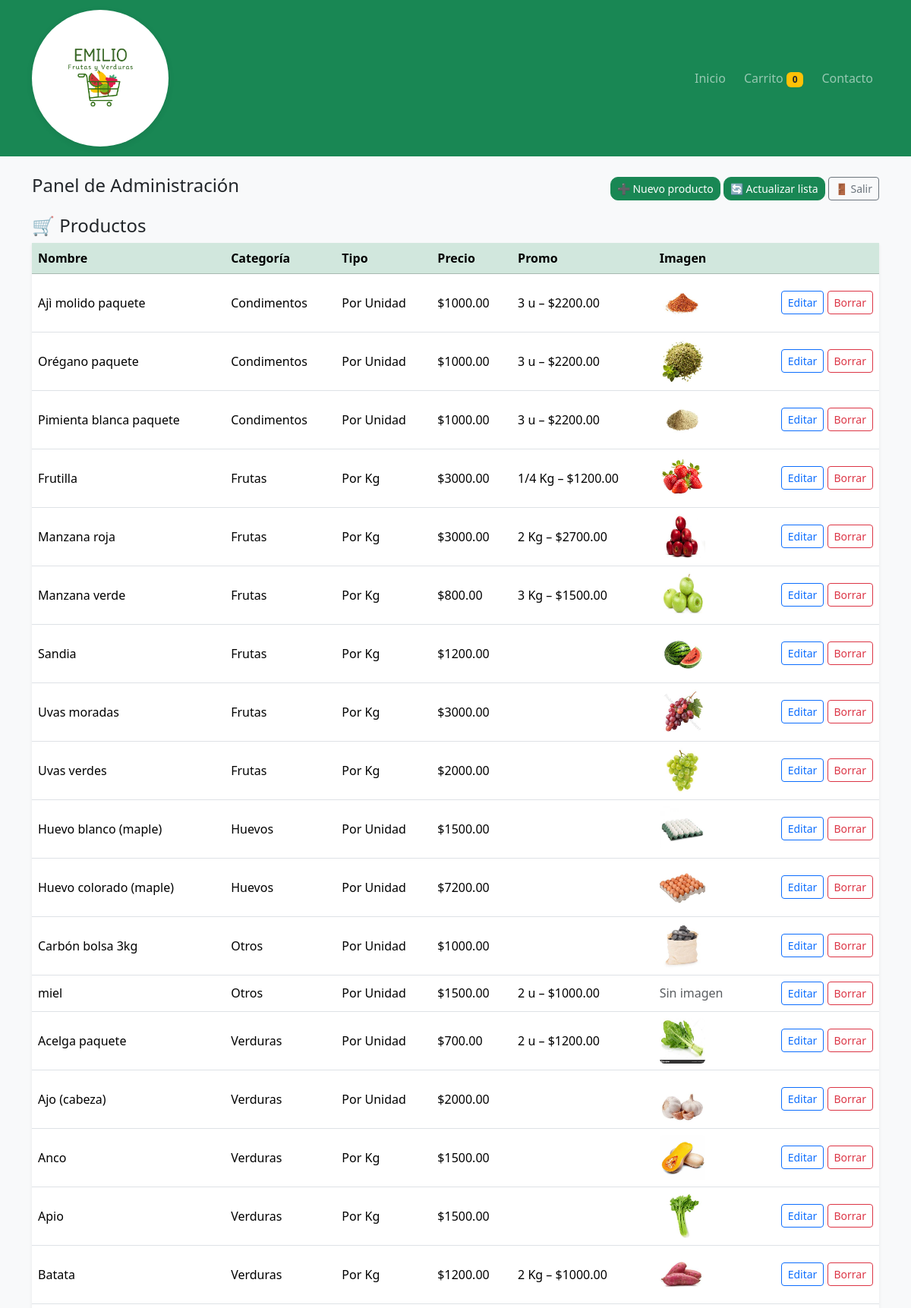
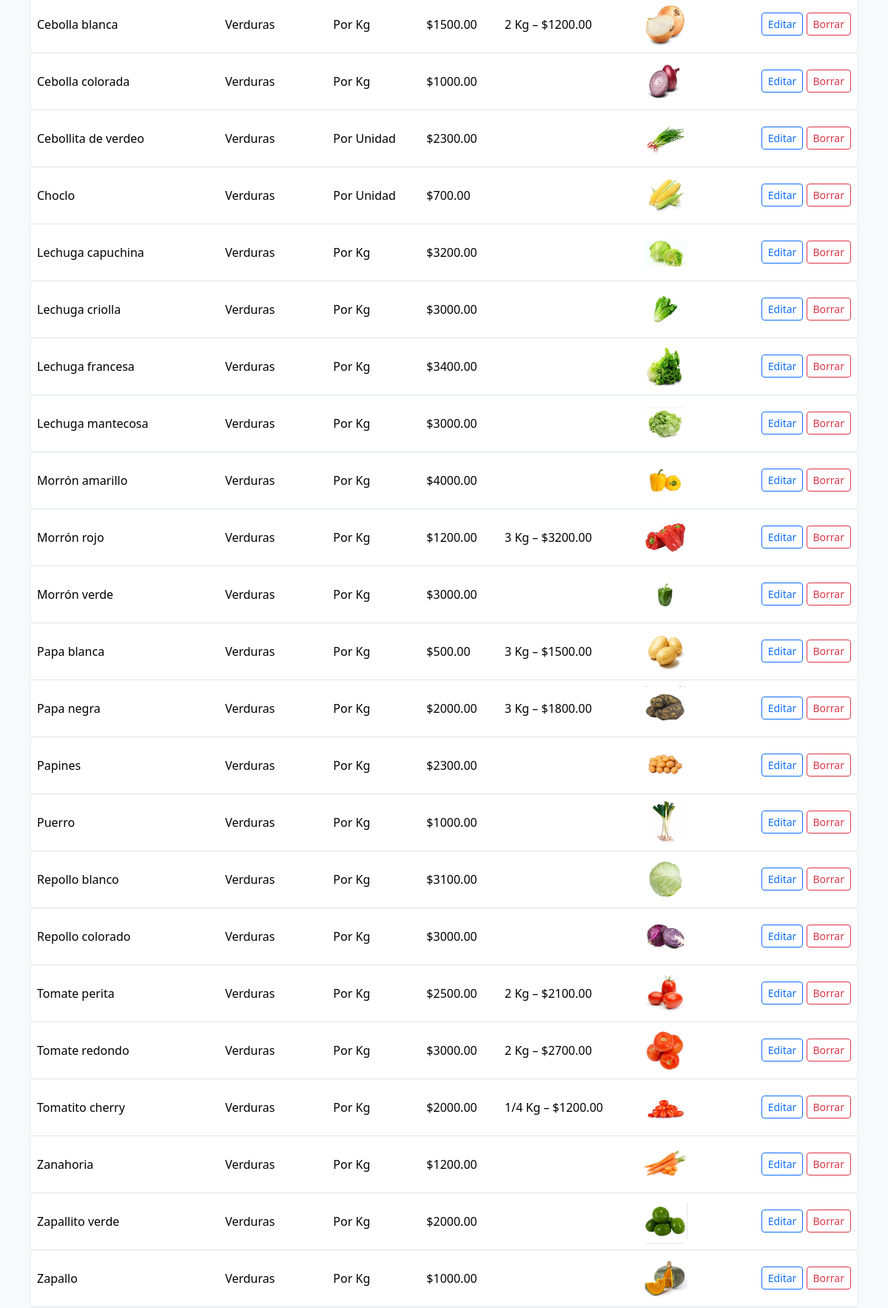
/admin (signed in, upper part), run on the app's committed database (2 pictures, top to bottom).
### tables this page shows
CREATE TABLE products(
            id INTEGER PRIMARY KEY AUTOINCREMENT,
            name TEXT NOT NULL,
            category TEXT NOT NULL,
            kind TEXT NOT NULL,         -- 'kg' o 'unit'
            price REAL NOT NULL,        -- $ por Kg o por Unidad
            promo_qty REAL,             -- cantidad promo (ej 2.0 kg o 3.0 uni)
            promo_price REAL,           -- precio promo total
            image TEXT                  -- ruta imagen (static)
        );

### app.py (the view)
@app.route("/admin")
def admin():
    if not session.get("is_admin"):
        return redirect(url_for("login_admin"))
    with db() as con:
        productos = [dict(r) for r in con.execute("SELECT * FROM products ORDER BY category, name")]
        pedidos = [dict(r) for r in con.execute("SELECT * FROM orders ORDER BY id DESC LIMIT 20")]
        reseñas = [dict(r) for r in con.execute("SELECT * FROM reviews ORDER BY id DESC LIMIT 20")]
    return render_template("admin.html", products=productos, orders=pedidos, reseñas=reseñas, mode="list")

### app.py (called while the page is built)
def decimal_a_fraccion(valor):
    try:
        fr = Fraction(valor).limit_denominator(4)
        return str(fr.numerator) if fr.denominator == 1 else f"{fr.numerator}/{fr.denominator}"
    except Exception:
        return str(valor)

def db():
    con = sqlite3.connect(DB_PATH)
    con.row_factory = sqlite3.Row
    return con

### templates/admin.html (shortened to what this page needs)
{% extends "base.html" %}
{% block content %}
{% if mode == 'login' %}
<div class="row justify-content-center">
  <div class="col-12 col-sm-7 col-lg-5">
    <div class="card shadow-sm">
      <div class="card-header bg-success text-white text-center">
        Ingreso Admin
      </div>
      <form method="post" class="card-body">
        <label class="form-label">PIN</label>
        <input name="pin" type="password" class="form-control" required>
        <button class="btn btn-success mt-3 w-100">Entrar</button>
      </form>
    </div>
  </div>
</div>
{% else %}
<div class="d-flex justify-content-between align-items-center mb-2">
  <h1 class="h4">Panel de Administración</h1>
  <div>
    <a class="btn btn-success btn-sm" href="{{ url_for('admin_new') }}">➕ Nuevo producto</a>
    <a class="btn btn-success btn-sm" href="{{ url_for('admin') }}">🔄 Actualizar lista</a>
    <a class="btn btn-outline-secondary btn-sm" href="{{ url_for('logout_admin') }}">🚪 Salir</a>
  </div>
</div>
<h4 class="mt-3 mb-2">🛒 Productos</h4>
<div class="table-responsive shadow-sm">
  <table class="table align-middle">
    <thead class="table-success">
      <tr>
        <th>Nombre</th>
        <th>Categoría</th>
        <th>Tipo</th>
        <th>Precio</th>
        <th>Promo</th>
        <th>Imagen</th>
        <th></th>
      </tr>
    </thead>
    <tbody>
      {% for p in products %}
      <tr>
        <td>{{ p.name }}</td>
        <td>{{ p.category }}</td>
        <td>{{ 'Por Kg' if p.kind == 'kg' else 'Por Unidad' }}</td>
        <td>${{ '%.2f'|format(p.price) }}</td>
        <td>
          {% if p.promo_qty %}
            {{ p.promo_qty|fraccion }} {{ 'Kg' if p.kind == 'kg' else 'u' }}
          {% endif %}
          {% if p.promo_price %}
            – ${{ '%.2f'|format(p.promo_price) }}
          {% endif %}
        </td>
        <td>
          {% if p.image %}
            <img src="{{ p.image }}" alt="imagen" width="60" height="60" class="rounded">
          {% else %}
            <span class="text-muted">Sin imagen</span>
          {% endif %}
        </td>
        <td class="text-end">
          <a class="btn btn-sm btn-outline-primary" href="{{ url_for('admin_edit', pid=p.id) }}">Editar</a>
          <form method="post" action="{{ url_for('admin_delete', pid=p.id) }}" class="d-inline"
                onsubmit="return confirm('¿Borrar producto?')">
            <button class="btn btn-sm btn-outline-danger">Borrar</button>
          </form>
        </td>
      </tr>
      {% else %}
      <tr>
        <td colspan="7" class="text-center text-muted">No hay productos cargados.</td>
      </tr>
      {% endfor %}
    </tbody>
  </table>
</div>
{% endif %}
{% endblock %}

### templates/base.html (shortened to what this page needs)
<!doctype html>
<html lang="es">
<head>
  <link href="https://cdn.jsdelivr.net/npm/bootstrap@5.3.2/dist/css/bootstrap.min.css" rel="stylesheet">
  <link rel="stylesheet" href="{{ url_for('static', filename='css/styles.css') }}">
</head>
<body class="bg-light">
<nav class="navbar navbar-expand-lg navbar-dark bg-success mb-4">
  <div class="container">
    <a class="navbar-brand d-flex align-items-center" href="{{ url_for('index') }}">
      <span style="
        display: flex;
        align-items: center;
        justify-content: center;
        background: #fff;
        border-radius: 50%;
        height: 180px;
        width: 180px;
        box-shadow: 0 2px 8px rgba(0,0,0,0.08);
        margin-right: 32px;
      ">
        <img src="{{ url_for('static', filename='img/logo.png') }}"
             alt="Logo Verdulería Emilio"
             style="height:145px; width:auto; display:inline-block;">
      </span>
    </a>
    <div id="nav" class="collapse navbar-collapse">
      <ul class="navbar-nav ms-auto align-items-lg-center gap-2">
        <li class="nav-item"><a class="nav-link" href="{{ url_for('index') }}">Inicio</a></li>
        <li class="nav-item"><a class="nav-link" href="{{ url_for('carrito') }}">Carrito <span class="badge bg-warning text-dark" id="mini-count">0</span></a></li>
        <li class="nav-item"><a class="nav-link" href="{{ url_for('contacto') }}">Contacto</a></li>
      </ul>
    </div>
  </div>
</nav>
<main class="container my-4">
  {% block content %}{% endblock %}
</main>
</body>
</html>

### static/css/styles.css (style rules this page uses)
body { background: #fafafa; }
.btn-success { border-radius: 10px; }
table.table td, table.table th { vertical-align: middle; }

### data on the page
products: name "Ajì molido paquete", category "Condimentos", kind "Por Unidad", price "1000.00", promo_qty|fraccion "3", kind "u", promo_price "2200.00", image (picture)
products: name "Orégano paquete", category "Condimentos", kind "Por Unidad", price "1000.00", promo_qty|fraccion "3", kind "u", promo_price "2200.00", image (picture)
products: name "Pimienta blanca paquete", category "Condimentos", kind "Por Unidad", price "1000.00", promo_qty|fraccion "3", kind "u", promo_price "2200.00", image (picture)
products: name "Frutilla", category "Frutas", kind "Por Kg", price "3000.00", promo_qty|fraccion "1/4", kind "Kg", promo_price "1200.00", image (picture)
products: name "Manzana roja", category "Frutas", kind "Por Kg", price "3000.00", promo_qty|fraccion "2", kind "Kg", promo_price "2700.00", image (picture)
products: name "Manzana verde", category "Frutas", kind "Por Kg", price "800.00", promo_qty|fraccion "3", kind "Kg", promo_price "1500.00", image (picture)
products: name "Sandia", category "Frutas", kind "Por Kg", price "1200.00", image (picture)
products: name "Uvas moradas", category "Frutas", kind "Por Kg", price "3000.00", image (picture)
products: name "Uvas verdes", category "Frutas", kind "Por Kg", price "2000.00", image (picture)
products: name "Huevo blanco (maple)", category "Huevos", kind "Por Unidad", price "1500.00", image (picture)
products: name "Huevo colorado (maple)", category "Huevos", kind "Por Unidad", price "7200.00", image (picture)
products: name "Carbón bolsa 3kg", category "Otros", kind "Por Unidad", price "1000.00", image (picture)
products: name "miel", category "Otros", kind "Por Unidad", price "1500.00", promo_qty|fraccion "2", kind "u", promo_price "1000.00", image "Sin imagen"
products: name "Acelga paquete", category "Verduras", kind "Por Unidad", price "700.00", promo_qty|fraccion "2", kind "u", promo_price "1200.00", image (picture)
products: name "Ajo (cabeza)", category "Verduras", kind "Por Unidad", price "2000.00", image (picture)
products: name "Anco", category "Verduras", kind "Por Kg", price "1500.00", image (picture)
products: name "Apio", category "Verduras", kind "Por Kg", price "1500.00", image (picture)
products: name "Batata", category "Verduras", kind "Por Kg", price "1200.00", promo_qty|fraccion "2", kind "Kg", promo_price "1000.00", image (picture)
products: name "Cebolla blanca", category "Verduras", kind "Por Kg", price "1500.00", promo_qty|fraccion "2", kind "Kg", promo_price "1200.00", image (picture)
products: name "Cebolla colorada", category "Verduras", kind "Por Kg", price "1000.00", image (picture)
products: name "Cebollita de verdeo", category "Verduras", kind "Por Unidad", price "2300.00", image (picture)
products: name "Choclo", category "Verduras", kind "Por Unidad", price "700.00", image (picture)
products: name "Lechuga capuchina", category "Verduras", kind "Por Kg", price "3200.00", image (picture)
products: name "Lechuga criolla", category "Verduras", kind "Por Kg", price "3000.00", image (picture)
products: name "Lechuga francesa", category "Verduras", kind "Por Kg", price "3400.00", image (picture)
products: name "Lechuga mantecosa", category "Verduras", kind "Por Kg", price "3000.00", image (picture)
products: name "Morrón amarillo", category "Verduras", kind "Por Kg", price "4000.00", image (picture)
products: name "Morrón rojo", category "Verduras", kind "Por Kg", price "1200.00", promo_qty|fraccion "3", kind "Kg", promo_price "3200.00", image (picture)
products: name "Morrón verde", category "Verduras", kind "Por Kg", price "3000.00", image (picture)
products: name "Papa blanca", category "Verduras", kind "Por Kg", price "500.00", promo_qty|fraccion "3", kind "Kg", promo_price "1500.00", image (picture)
products: name "Papa negra", category "Verduras", kind "Por Kg", price "2000.00", promo_qty|fraccion "3", kind "Kg", promo_price "1800.00", image (picture)
products: name "Papines", category "Verduras", kind "Por Kg", price "2300.00", image (picture)
products: name "Puerro", category "Verduras", kind "Por Kg", price "1000.00", image (picture)
products: name "Repollo blanco", category "Verduras", kind "Por Kg", price "3100.00", image (picture)
products: name "Repollo colorado", category "Verduras", kind "Por Kg", price "3000.00", image (picture)
products: name "Tomate perita", category "Verduras", kind "Por Kg", price "2500.00", promo_qty|fraccion "2", kind "Kg", promo_price "2100.00", image (picture)
products: name "Tomate redondo", category "Verduras", kind "Por Kg", price "3000.00", promo_qty|fraccion "2", kind "Kg", promo_price "2700.00", image (picture)
products: name "Tomatito cherry", category "Verduras", kind "Por Kg", price "2000.00", promo_qty|fraccion "1/4", kind "Kg", promo_price "1200.00", image (picture)
products: name "Zanahoria", category "Verduras", kind "Por Kg", price "1200.00", image (picture)
products: name "Zapallito verde", category "Verduras", kind "Por Kg", price "2000.00", image (picture)
products: name "Zapallo", category "Verduras", kind "Por Kg", price "1000.00", image (picture)
